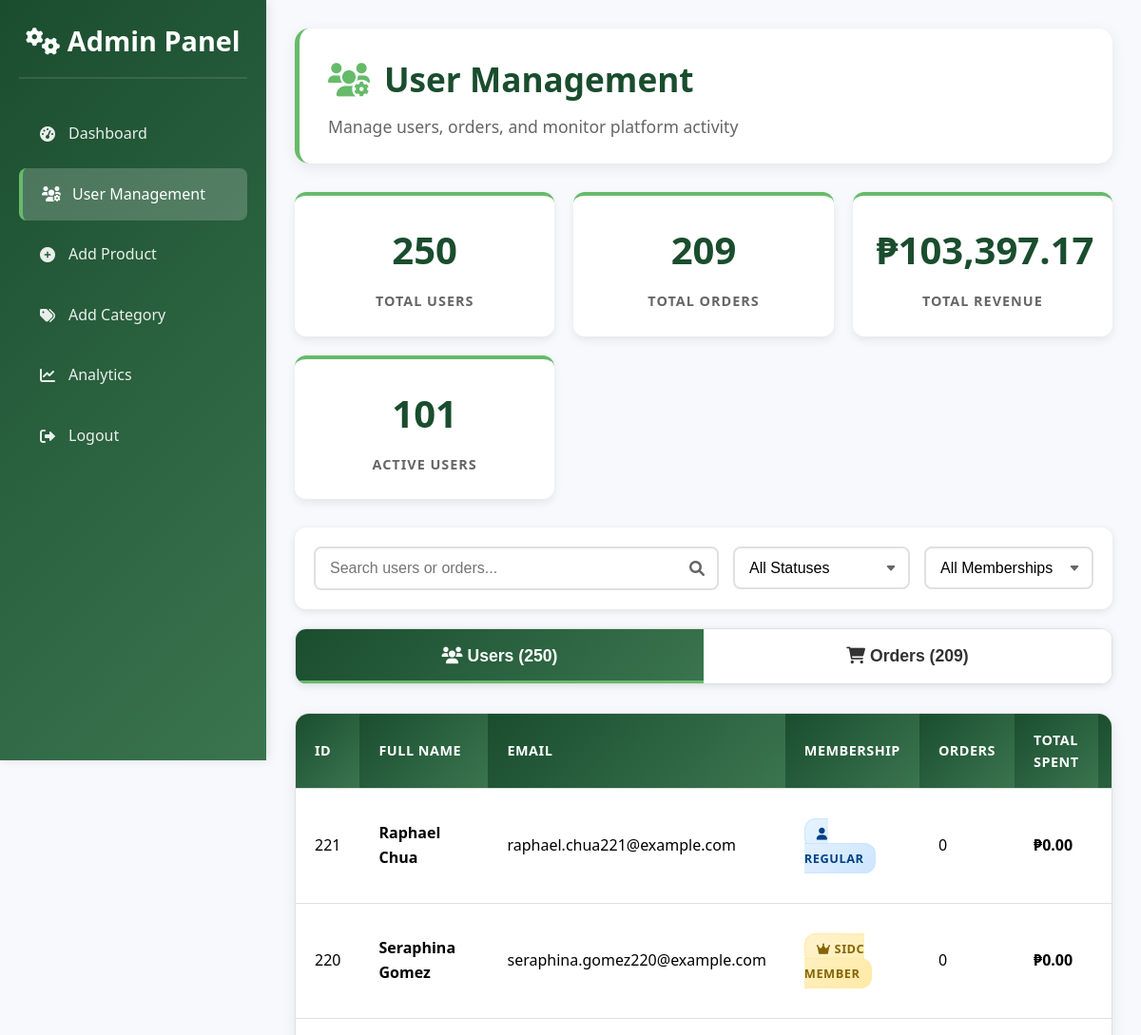
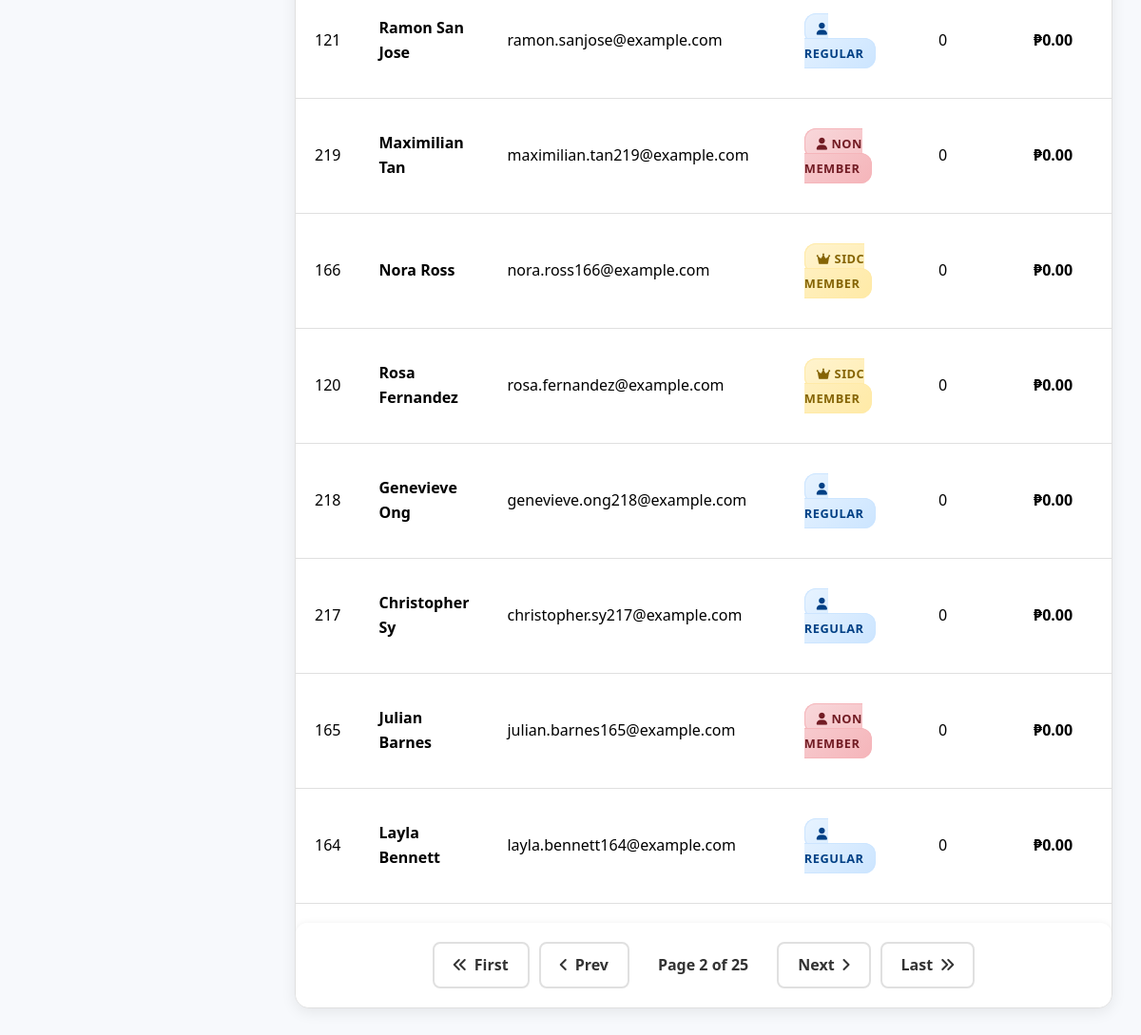
Page /admin/user_management.php?users_page=2&orders_page=1 (signed in) on the committed database (2 pictures, top to bottom).
### tables this page shows
CREATE TABLE `users` (
  `user_id` int(11) NOT NULL,
  `full_name` varchar(100) NOT NULL,
  `email` varchar(100) NOT NULL,
  `password_hash` varchar(255) NOT NULL,
  `phone` varchar(20) DEFAULT NULL,
  `gender` enum('male','female','other','prefer_not_to_say') DEFAULT NULL,
  `birth_date` date DEFAULT NULL,
  `address` varchar(255) DEFAULT NULL,
  `city` varchar(100) DEFAULT NULL,
  `province` varchar(100) DEFAULT NULL,
  `zip_code` varchar(10) DEFAULT NULL,
  `membership_type` enum('regular','sidc_member','non_member') DEFAULT 'regular',
  `role` enum('customer','admin') DEFAULT 'customer',
  `created_at` timestamp NOT NULL DEFAULT current_timestamp(),
  `updated_at` timestamp NULL DEFAULT NULL ON UPDATE current_timestamp(),
  `terms_accepted_at` timestamp NULL DEFAULT NULL,
  `login_streak` int(11) DEFAULT 0,
  `last_login_date` date DEFAULT NULL,
  `streak_updated_today` tinyint(1) DEFAULT 0,
  `points` int(11) DEFAULT 0,
  `daily_spins` int(11) DEFAULT 0,
  `last_spin_date` date DEFAULT NULL,
  `email_verified` tinyint(1) DEFAULT 0,
  `verified_at` datetime DEFAULT NULL,
  `verification_otp` varchar(6) DEFAULT NULL,
  `otp_expiry` datetime DEFAULT NULL,
  `otp_attempts` int(11) DEFAULT 0,
  `otp_requested_at` datetime DEFAULT NULL
);

### admin/user_management.php (the view, shortened to what this page needs)
<?php
require_once '../include/config.php';
                ?>
                <?php
$limit = 10;
$users_page = isset($_GET['users_page']) ? (int)$_GET['users_page'] : 1;
$orders_page = isset($_GET['orders_page']) ? (int)$_GET['orders_page'] : 1;
$users_page = max(1, $users_page);
$orders_page = max(1, $orders_page);
$users_offset = ($users_page - 1) * $limit;
try {
    $users_count_stmt = $pdo->query("SELECT COUNT(*) as total FROM users");
    $users_total = $users_count_stmt->fetch(PDO::FETCH_ASSOC)['total'];
    $orders_count_stmt = $pdo->query("SELECT COUNT(*) as total FROM orders");
    $orders_total = $orders_count_stmt->fetch(PDO::FETCH_ASSOC)['total'];
} catch (PDOException $e) {
    $error_message = "Error fetching counts: " . $e->getMessage();
}
$users_total_pages = ceil($users_total / $limit);
$users = [];
try {
    $stmt = $pdo->prepare("
        SELECT
            u.*,
            COUNT(o.order_id) as order_count,
            COALESCE(SUM(o.total_price), 0) as total_spent
        FROM users u
        LEFT JOIN orders o ON u.user_id = o.user_id
        GROUP BY u.user_id
        ORDER BY u.created_at DESC
        LIMIT ? OFFSET ?
    ");
    $stmt->bindValue(1, $limit, PDO::PARAM_INT);
    $stmt->bindValue(2, $users_offset, PDO::PARAM_INT);
    $stmt->execute();
    $users = $stmt->fetchAll(PDO::FETCH_ASSOC);
} catch (PDOException $e) {
    $error_message = "Error fetching users: " . $e->getMessage();
}
?>
<!DOCTYPE html>
<html lang="en">
<head>
    <link href="https://cdnjs.cloudflare.com/ajax/libs/font-awesome/6.0.0/css/all.min.css" rel="stylesheet">
</head>
<body>
    <div class="sidebar" id="sidebar">
        <h2><i class="fas fa-cogs"></i> Admin Panel</h2>
        <a href="admin_dashboard.php"><i class="fas fa-tachometer-alt"></i> Dashboard</a>
        <a href="user_management.php" class="active"><i class="fas fa-users-cog"></i> User Management</a>
        <a href="add_product.php"><i class="fas fa-plus-circle"></i> Add Product</a>
        <a href="add_category.php"><i class="fas fa-tags"></i> Add Category</a>
        <a href="analytics.php"><i class="fas fa-chart-line"></i> Analytics</a>
        <a href="../auth/admin_logout.php" style="margin-top: auto;"><i class="fas fa-sign-out-alt"></i> Logout</a>
    </div>
    <div class="main-content">
        <div class="header">
            <h1><i class="fas fa-users-cog"></i> User Management</h1>
            <p style="color: var(--text-light); margin-top: 8px; font-size: 1.1rem;">
                Manage users, orders, and monitor platform activity
            </p>
        </div>
        <div class="stats-grid">
            <div class="stat-card">
                <div class="stat-number"><?php echo $users_total; ?></div>
                <div class="stat-label">Total Users</div>
            </div>
            <div class="stat-card">
                <div class="stat-number"><?php echo $orders_total; ?></div>
                <div class="stat-label">Total Orders</div>
            </div>
            <div class="stat-card">
                <div class="stat-number">
                    ₱<?php
                    $total_revenue_stmt = $pdo->query("SELECT COALESCE(SUM(total_price), 0) as total FROM orders");
                    $total_revenue = $total_revenue_stmt->fetch(PDO::FETCH_ASSOC)['total'];
                    echo number_format($total_revenue, 2);
                    ?>
                </div>
                <div class="stat-label">Total Revenue</div>
            </div>
            <div class="stat-card">
                <div class="stat-number">
                    <?php
                    $active_users_stmt = $pdo->query("SELECT COUNT(DISTINCT user_id) as total FROM orders");
                    $active_users = $active_users_stmt->fetch(PDO::FETCH_ASSOC)['total'];
                    echo $active_users;
                    ?>
                </div>
                <div class="stat-label">Active Users</div>
            </div>
        </div>
        <div class="search-filter">
            <div class="search-box">
                <input type="text" id="searchInput" placeholder="Search users or orders...">
                <i class="fas fa-search"></i>
            </div>
            <select class="filter-select" id="statusFilter">
                <option value="">All Statuses</option>
            </select>
            <select class="filter-select" id="membershipFilter">
                <option value="">All Memberships</option>
            </select>
        </div>
        <div class="tabs">
            <button class="tab-button active" onclick="openTab(event, 'users-tab')">
                <i class="fas fa-users"></i> Users (<?php echo $users_total; ?>)
            </button>
            <button class="tab-button" onclick="openTab(event, 'orders-tab')">
                <i class="fas fa-shopping-cart"></i> Orders (<?php echo $orders_total; ?>)
            </button>
        </div>
        <div id="users-tab" class="tab-content active">
            <div class="table-container">
                <?php if (!empty($users)): ?>
                    <table id="usersTable">
                        <thead>
                            <tr>
                                <th>ID</th>
                                <th>Full Name</th>
                                <th>Email</th>
                                <th>Membership</th>
                                <th>Orders</th>
                                <th>Total Spent</th>
                                <th>Points</th>
                            </tr>
                        </thead>
                        <tbody>
                            <?php foreach ($users as $user): ?>
                                <tr data-user-id="<?php echo $user['user_id']; ?>"
                                    data-membership="<?php echo $user['membership_type']; ?>">
                                    <td><?php echo htmlspecialchars($user['user_id']); ?></td>
                                    <td>
                                        <strong><?php echo htmlspecialchars($user['full_name']); ?></strong>
                                    </td>
                                    <td><?php echo htmlspecialchars($user['email']); ?></td>
                                    <td>
                                        <span class="membership-badge membership-<?php echo $user['membership_type']; ?>">
                                            <i class="fas fa-<?php echo $user['membership_type'] === 'sidc_member' ? 'crown' : 'user'; ?>"></i>
                                            <?php echo ucfirst(str_replace('_', ' ', $user['membership_type'])); ?>
                                        </span>
                                    </td>
                                    <td>
                                        <span class="detail-value"><?php echo $user['order_count']; ?></span>
                                    </td>
                                    <td>
                                        <strong>₱<?php echo number_format($user['total_spent'], 2); ?></strong>
                                    </td>
                                    <td>
                                    </td>
                                </tr>
                            <?php endforeach; ?>
                        </tbody>
                    </table>
                    <div class="pagination">
                        <?php if ($users_page > 1): ?>
                            <a href="?users_page=1&orders_page=<?php echo $orders_page; ?>" class="page-btn">
                                <i class="fas fa-angle-double-left"></i> First
                            </a>
                            <a href="?users_page=<?php echo $users_page - 1; ?>&orders_page=<?php echo $orders_page; ?>" class="page-btn">
                                <i class="fas fa-angle-left"></i> Prev
                            </a>
                        <?php else: ?>
                            <span class="page-btn disabled"><i class="fas fa-angle-double-left"></i> First</span>
                            <span class="page-btn disabled"><i class="fas fa-angle-left"></i> Prev</span>
                        <?php endif; ?>
                        <span class="pagination-info">
                            Page <?php echo $users_page; ?> of <?php echo $users_total_pages; ?>
                        </span>
                        <?php if ($users_page < $users_total_pages): ?>
                            <a href="?users_page=<?php echo $users_page + 1; ?>&orders_page=<?php echo $orders_page; ?>" class="page-btn">
                                Next <i class="fas fa-angle-right"></i>
                            </a>
                            <a href="?users_page=<?php echo $users_total_pages; ?>&orders_page=<?php echo $orders_page; ?>" class="page-btn">
                                Last <i class="fas fa-angle-double-right"></i>
                            </a>
                        <?php else: ?>
                            <span class="page-btn disabled">Next <i class="fas fa-angle-right"></i></span>
                            <span class="page-btn disabled">Last <i class="fas fa-angle-double-right"></i></span>
                        <?php endif; ?>
                    </div>
                <?php endif; ?>
            </div>
        </div>
    </div>
</body>
</html>

### rows in the picture
users: user_id "221", full_name "Raphael Chua", email "raphael.chua221@example.com", membership_type "REGULAR", order_count "0", total_spent "0.00"
users: user_id "220", full_name "Seraphina Gomez", email "seraphina.gomez220@example.com", membership_type "SIDC MEMBER", order_count "0", total_spent "0.00"
users: user_id "121", full_name "Ramon San Jose", email "ramon.sanjose@example.com", membership_type "REGULAR", order_count "0", total_spent "0.00"
users: user_id "219", full_name "Maximilian Tan", email "maximilian.tan219@example.com", membership_type "NON MEMBER", order_count "0", total_spent "0.00"
users: user_id "166", full_name "Nora Ross", email "nora.ross166@example.com", membership_type "SIDC MEMBER", order_count "0", total_spent "0.00"
users: user_id "120", full_name "Rosa Fernandez", email "rosa.fernandez@example.com", membership_type "SIDC MEMBER", order_count "0", total_spent "0.00"
users: user_id "218", full_name "Genevieve Ong", email "genevieve.ong218@example.com", membership_type "REGULAR", order_count "0", total_spent "0.00"
users: user_id "217", full_name "Christopher Sy", email "christopher.sy217@example.com", membership_type "REGULAR", order_count "0", total_spent "0.00"
users: user_id "165", full_name "Julian Barnes", email "julian.barnes165@example.com", membership_type "NON MEMBER", order_count "0", total_spent "0.00"
users: user_id "164", full_name "Layla Bennett", email "layla.bennett164@example.com", membership_type "REGULAR", order_count "0", total_spent "0.00"

### other values in the picture
$users_total "250"
$orders_total "209"
$total_revenue "103,397.17"
$active_users "101"
$users_page "2"
$users_total_pages "25"
